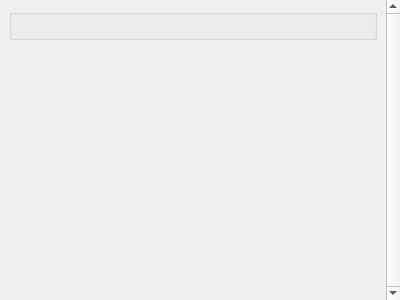
<?xml version="1.0" encoding="UTF-8"?>
<ui version="4.0">
 <class>AccountEntitlementWidget</class>
 <widget class="QWidget" name="AccountEntitlementWidget">
  <property name="geometry">
   <rect>
    <x>0</x>
    <y>0</y>
    <width>400</width>
    <height>300</height>
   </rect>
  </property>
  <property name="windowTitle">
   <string>Entitlements</string>
  </property>
  <layout class="QVBoxLayout" name="verticalLayout">
   <property name="spacing">
    <number>0</number>
   </property>
   <property name="margin">
    <number>0</number>
   </property>
   <item>
    <widget class="QScrollArea" name="m_scrollArea">
     <property name="frameShape">
      <enum>QFrame::NoFrame</enum>
     </property>
     <property name="frameShadow">
      <enum>QFrame::Plain</enum>
     </property>
     <property name="verticalScrollBarPolicy">
      <enum>Qt::ScrollBarAlwaysOn</enum>
     </property>
     <property name="widgetResizable">
      <bool>true</bool>
     </property>
     <widget class="QWidget" name="m_scrollAreaLayout">
      <property name="geometry">
       <rect>
        <x>0</x>
        <y>0</y>
        <width>384</width>
        <height>300</height>
       </rect>
      </property>
      <layout class="QVBoxLayout" name="verticalLayout_3">
       <item>
        <widget class="QGroupBox" name="m_entitlementLayout">
         <property name="sizePolicy">
          <sizepolicy hsizetype="Preferred" vsizetype="Minimum">
           <horstretch>0</horstretch>
           <verstretch>0</verstretch>
          </sizepolicy>
         </property>
         <property name="title">
          <string/>
         </property>
         <layout class="QVBoxLayout" name="verticalLayout_2"/>
        </widget>
       </item>
       <item>
        <spacer name="m_groupSpacer">
         <property name="orientation">
          <enum>Qt::Vertical</enum>
         </property>
         <property name="sizeHint" stdset="0">
          <size>
           <width>20</width>
           <height>40</height>
          </size>
         </property>
        </spacer>
       </item>
      </layout>
     </widget>
    </widget>
   </item>
  </layout>
 </widget>
 <resources/>
 <connections/>
</ui>
